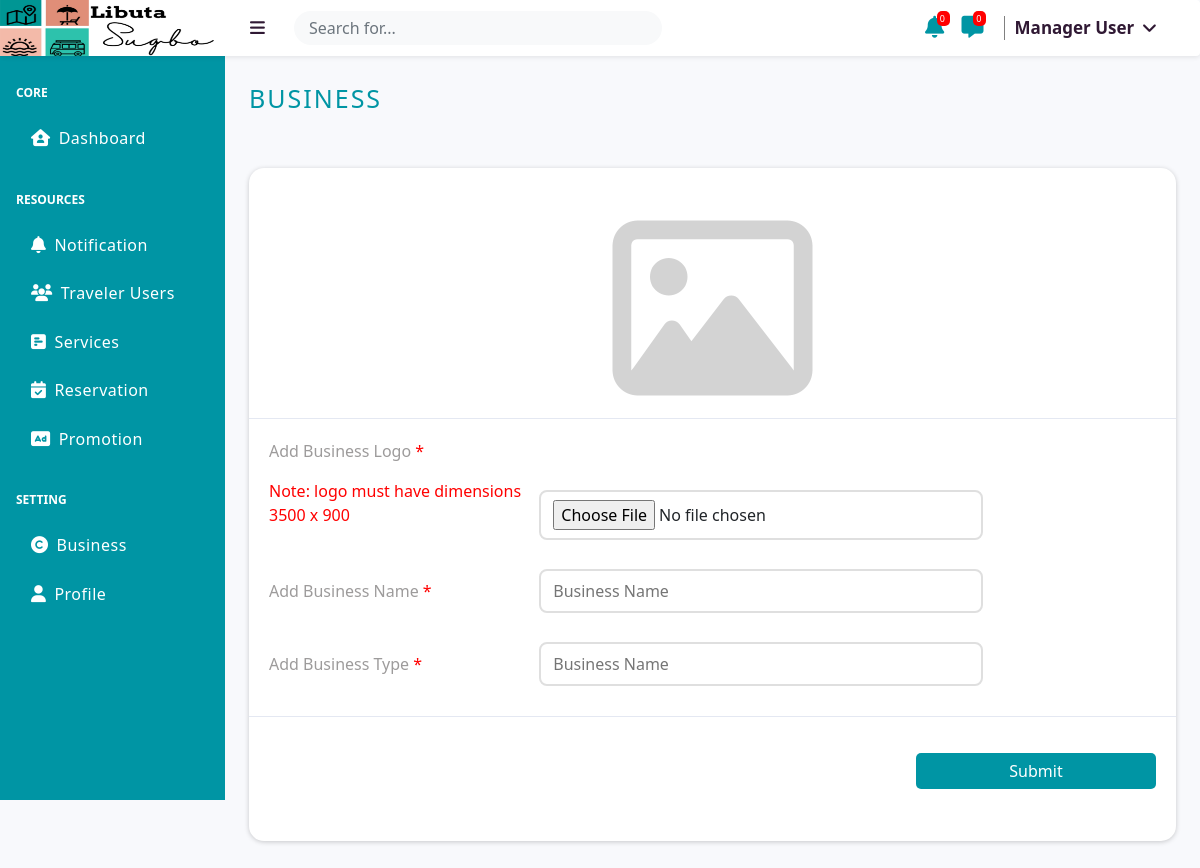
Before: /src/manager/business.php (signed in) with the older database file.
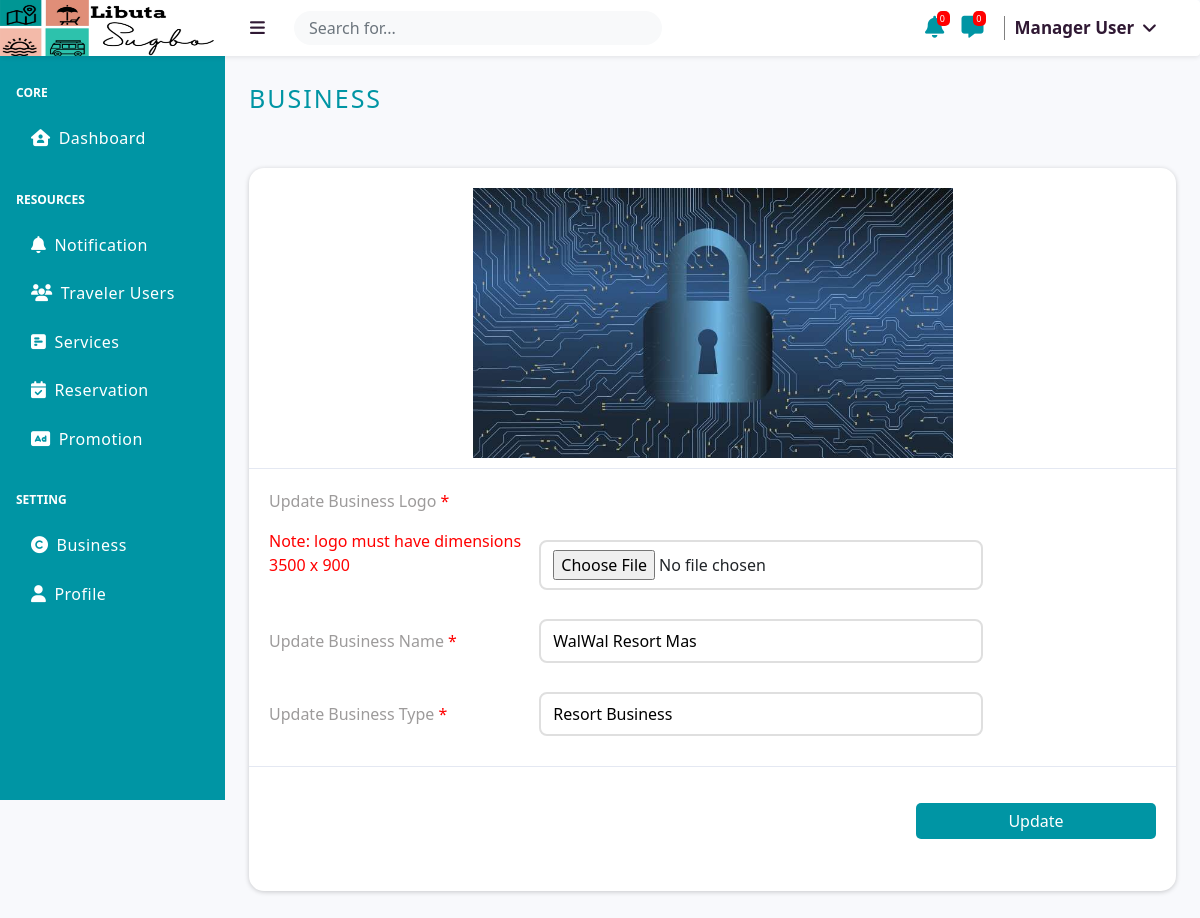
After: the same page with the newer database file.
### tables this page shows
CREATE TABLE `logo` (
  `id` int(255) NOT NULL,
  `image` varchar(255) NOT NULL
);

CREATE TABLE `business` (
  `id` int(255) NOT NULL,
  `name` varchar(255) NOT NULL,
  `type` varchar(255) NOT NULL,
  `manager_id` int(255) NOT NULL,
  `logo` varchar(255) NOT NULL
);

### class/Logo.php (called while the page is built, shortened)
<?php
class Logo extends User{
    public function GetLogo(){
        $con = $this->GetConnection();
        $stmt = $con->prepare("SELECT * FROM logo");
        $executeResult = $stmt->execute();
        return $stmt->fetch(PDO::FETCH_OBJ);
    }
}

### class/User.php (called while the page is built, shortened)
<?php
class User extends Connection
{
    public function GetConnection()
    {
        $con = $this->con();
        return $con;
    }
    public function GetBusinessManager(){
        $con = $this->GetConnection();
        $stmt = $con->prepare("SELECT * FROM business");
        $executeResult = $stmt->execute();
        return $stmt->fetch(PDO::FETCH_OBJ);
    }
}

### src/manager/business.php (the view, shortened to what this page needs)
<?php
     $User = new User;
     $GetBusinessManager = $User->GetBusinessManager();
     $businessname = '';
     $businesslogo = '';
     $businesstype = '';
     if($GetBusinessManager){
        $businessname = $GetBusinessManager->name;
        $businesslogo = $GetBusinessManager->logo;
        $businesstype = $GetBusinessManager->type;
     }
?>
<!DOCTYPE html>
<html lang="en">
<head>
    <link rel="stylesheet" href="../public/css/default.css?v=3">
    <link rel="stylesheet" href="../public/css/user_style.css?v=6">
</head>
<body class="sb-nav-fixed">
    <nav class="sb-topnav navbar navbar-expand navbar-dark bgnav shadow-sm p-3 mb-5 rounded">
        <?php
            include '_UI/header_1.php';
        ?>
    </nav>
    <div id="layoutSidenav">
        <div id="layoutSidenav_nav">
            <?php
                include '_UI/sidebar.php';
                echo $sidebaroutside;
            ?>
        </div>
        <div id="layoutSidenav_content">
            <main>
                <div class="container-fluid px-4">
                    <p class="mt-4 edit-title">Business</p>
                    <div class="hide-dash">
                        <div class="form-container-user">
                            <div class="rowss image-body">
                                    <?php if($GetBusinessManager): ?>
                                        <img src="../user/assets/logo/<?php echo $businesslogo; ?>" alt="">
                                    <?php else: ?>
                                        <i class="far fa-image" id="iamge-empty"></i>
                                    <?php endif; ?>
                            </div>
                            <form id="submitForm">
                                <div class="rowss">
                                    <div id="id_div">
                                            <?php if($GetBusinessManager): ?>
                                                <p>Update Business Logo <span style="color:red;">*</span></p>
                                            <?php else: ?>
                                                <p>Add Business Logo <span style="color:red;">*</span></p>
                                            <?php endif; ?>
                                            <p style="color:red;">Note: logo must have dimensions 3500 x 900</p>
                                    </div>
                                    <div id="idcontent">
                                        <input type="file" name="logofilename" required id="logofilename" class="focusinput">
                                    </div>
                                    <div id="id_div">
                                            <?php if($GetBusinessManager): ?>
                                                <p>Update Business Name <span style="color:red;">*</span></p>
                                            <?php else: ?>
                                                <p>Add Business Name <span style="color:red;">*</span></p>
                                            <?php endif; ?>
                                    </div>
                                    <div id="idcontent">
                                        <input type="text" name="businessname" required id="businessname" value="<?php echo $businessname; ?>" placeholder="Business Name" class="focusinput">
                                    </div>
                                    <div id="id_div">
                                            <?php if($GetBusinessManager): ?>
                                                <p>Update Business Type <span style="color:red;">*</span></p>
                                            <?php else: ?>
                                                <p>Add Business Type <span style="color:red;">*</span></p>
                                            <?php endif; ?>
                                    </div>
                                    <div id="idcontent">
                                        <input type="text" name="businesstype" required id="businesstype" value="<?php echo $businesstype; ?>" placeholder="Business Name" class="focusinput">
                                    </div>
                                </div>
                                <div class="button-add-emp" id="logo-btn">
                                    <button type="submit" id="buttonss">
                                            <?php if($GetBusinessManager): ?>
                                                <span id="spansubmit">Update</span>
                                            <?php else: ?>
                                                <span id="spansubmit">Submit</span>
                                            <?php endif; ?>
                                    </button>
                                </div>
                            </form>
                        </div>
                        <br>
                        <br>
                        <br>
                    </div>
                </div>
            </main>
        </div>
    </div>
</body>
</html>

### src/manager/_UI/header_1.php (shortened to what this page needs)
<?php
$logo = new logo;
$Getlogo = $logo->Getlogo();
$logoimage = '';
if($Getlogo){
   $logoimage = $Getlogo->image;
}
?>
<a class="navbar-brand display-title-none" href="#">
    <?php if($logoimage): ?>
        <img src="../user/assets/logo/<?php echo $logoimage; ?>" alt="" id="logonav">
    <?php else: ?>
        <p style="margin-left:40px; margin-top:15px;">NO LOGO</p>
    <?php endif; ?>
</a>
<button class="btn btn-link btn-sm order-1 order-lg-0 me-4 me-lg-0 colortitlenav navbar-burger-size" id="sidebarToggle" href="#!"><i class="fas fa-bars colorblack"></i></button>
<div class="me-0 me-md-3 my-2 my-md-0 widthfor">
    <div class="input-group">
        <input type="text" id="searchglobal" class="form-control border-0 bg-light small" placeholder="Search for..."
                    aria-label="Search" aria-describedby="basic-addon2">
    </div>
</div>
 <div class="notif-icon">
        <span class="countnum">0</span>
        <i class="fas fa-bell" id="notif_btn_open"></i>
    </div>
 <div class="notif-message">
        <span class="countnum" id="loadcont">0</span>
        <i class="fa-solid fa-message" id="mess_btn_open"></i>
    </div>
<ul class="navbar-nav ms-auto ms-md-0 me-3 me-lg-4">
    <li class="nav-item dropdown">
        <a class="colorblack" id="navbarDropdown" href="#" role="button" data-bs-toggle="dropdown" aria-expanded="false"><span id="titlenamess">Manager User</span> <span><i class="fas fa-angle-down fa-fw mt-1"></i></span></a>
    </li>
</ul>

### src/manager/_UI/sidebar.php
<?php
$sidebaroutside ='
        <nav class="sb-sidenav accordion sb-sidenav-dark" id="sidenavAccordion">
                <div class="sb-sidenav-menu">
                    <div class="nav">
                        <div class="sb-sidenav-menu-heading">core</div>
                        <a class="nav-link" href="dashboard">
                            <div class="sb-nav-link-icon"><i class="fa-solid fa-house-user"></i></div>
                            Dashboard
                        </a>
                        <div class="sb-sidenav-menu-heading">Resources</div>
                        <a class="nav-link" href="notification">
                            <div class="sb-nav-link-icon"><i class="fa-solid fa-bell"></i></div>
                            Notification
                        </a>
                        <a class="nav-link" href="traveler">
                            <div class="sb-nav-link-icon"><i class="fa-solid fa-users"></i></div>
                            Traveler Users
                        </a>
                        <a class="nav-link" href="services">
                            <div class="sb-nav-link-icon"><i class="fa-solid fa-square-poll-horizontal"></i></div>
                            Services
                        </a>
                        <a class="nav-link" href="reservation">
                            <div class="sb-nav-link-icon"><i class="fa-solid fa-calendar-check"></i></div>
                            Reservation
                        </a>
                        <a class="nav-link" href="promotion">
                            <div class="sb-nav-link-icon"><i class="fa-solid fa-rectangle-ad"></i></div>
                            Promotion
                        </a>
                        <div class="sb-sidenav-menu-heading">Setting</div>
                        <a class="nav-link" href="business">
                            <div class="sb-nav-link-icon"><i class="fa-solid fa-copyright"></i></div>
                            Business
                        </a>
                        <a class="nav-link" href="profile">
                            <div class="sb-nav-link-icon"><i class="fa-solid fa-user"></i></div>
                            Profile
                        </a>
                    </div>
                </div>
            </nav>
';

### src/public/css/user_style.css (style rules this page uses)
#searchglobal { border-radius:50px; padding:5px 15px; margin-top:15px; }
.widthfor { width:23em; margin-left:20px; }
.edit-title { font-size:25px; margin-bottom:30px; text-transform: uppercase; letter-spacing: 2px; font-weight: 500; color:#0095a4; }
.bgnav { background:white; }
.colortitlenav { margin-top:15px; color:#301934; font-weight:700; }
.colorblack { text-decoration: none; font-weight: 700; color:#301934; font-size:17px; }
.form-container-user { width:100%; z-index:100%; height:auto; margin:auto; margin-top:50px; background:white; border-radius:15px; box-shadow: 0px 1px 5px 0px rgba(0,0,0,0.2); }
.form-container-user .rowss { width:100%; height:auto; padding:10px 20px 5px 20px; border-bottom:solid 1px #e4e8f2; }
.form-container-user .rowss #id_div p { font-size:16px; color:rgb(157, 155, 155); }
.form-container-user .rowss #idcontent input { width:100%; font-size:16px; margin-top:9px; padding:8px 12px; border-radius:8px; margin-bottom:20px; border:rgb(223, 223, 223) 2px solid; outline:none; transition: all ease 1s; }
@media (min-width:700px) { .form-container-user .rowss #id_div { display:inline-block; width: 30%; } }
@media (min-width:700px) { .form-container-user .rowss #idcontent { display:inline-block; width: 50%; } }
@media (min-width:700px) { .form-container-user .rowss { padding:20px 20px 10px 20px; } }
.hide-dash { display: none; }
.button-add-emp { text-align:right; }
.button-add-emp button { font-size:16px; cursor:pointer; padding:6px 12px; border-radius:5px; border:none; outline:none; margin:1em 0 2em 0; background: #0095a4; transition:all ease .35s; color:white; width:100%; }
@media (min-width:700px) { .button-add-emp button { width:15em; } }
.image-body { width: 100%; height:auto; margin:auto; text-align:center; }
.image-body img { width:100%; height:auto; object-fit: cover; }
#logo-btn { padding:20px; }
@media (min-width:600px) { .image-body img { width:30em; } }
.navbar-brand #logonav { width:100%; height:57px; margin-left:-16px; z-index:100; margin-top:-1.5px; text-align:center; object-fit: cover; }
.notif-icon .fa-bell { cursor: pointer; color:#0095a4; font-size:22px; }
.notif-message .fa-message { cursor: pointer; color:#0095a4; font-size:22px; margin-right:10px; }
.countnum { color:red; font-size:9px; position: relative; left:29px; color:white; top:-13px; background-color: red; padding:1px 5px 1px 3px; text-align: center; border-radius: 5px; }
@media (min-width:1050px) { .rowss #id_div { display:inline-block; width: 30%; } }
@media (min-width:1050px) { .rowss #idcontent { display:inline-block; width: 65%; } }
.image-body #iamge-empty { font-size:200px; margin:20px 0 0 0; color:lightgray; }

Changed rows visible on the page:
added business: logo (picture), businessname "WalWal Resort Mas", businesstype "Resort Business"
Other visible differences:
text no longer shown: "Add Business Logo Add Business Name Add Business Type Submit"
text now shown: "Update Business Logo Update Business Name Update Business Type Update"
